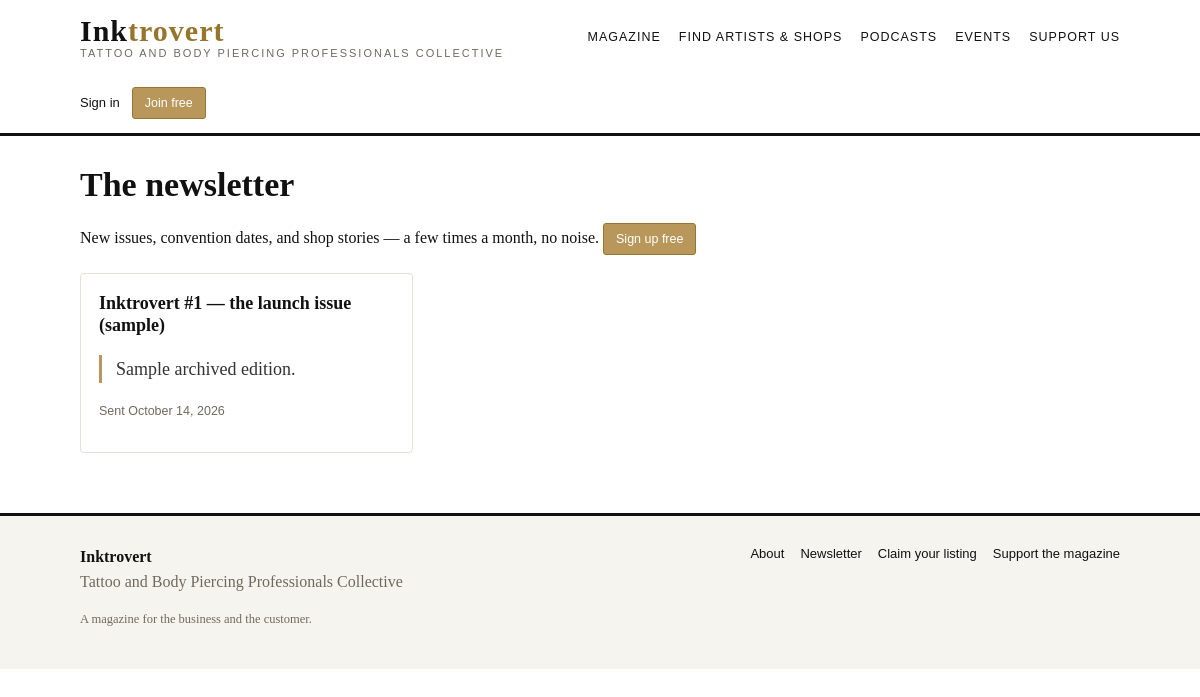
/newsletter, run on the app's committed database.
### app/models.py (models this page shows)
class NewsletterEdition(Base):
    __tablename__ = "newsletter_editions"
    id: Mapped[int] = mapped_column(Integer, primary_key=True)
    subject: Mapped[str] = mapped_column(String(250), nullable=False)
    slug: Mapped[str] = mapped_column(String(270), unique=True, nullable=False)
    summary: Mapped[str] = mapped_column(Text, default="", nullable=False)
    body: Mapped[str] = mapped_column(Text, default="", nullable=False)
    sent_at: Mapped[datetime | None] = mapped_column(DateTime(timezone=True), nullable=True)
    is_archived: Mapped[bool] = mapped_column(Boolean, default=False, nullable=False)
    created_at: Mapped[datetime] = mapped_column(DateTime(timezone=True), default=utcnow,
                                                 nullable=False)

### app/public.py (the view)
@public_bp.get("/newsletter")
def newsletter():
    db = get_db()
    editions = (
        db.query(NewsletterEdition).filter_by(is_archived=True)
        .order_by(NewsletterEdition.sent_at.desc(),
                  NewsletterEdition.created_at.desc()).all()
    )
    return render_template("public/newsletter.html", editions=editions)

### app/auth.py (called while the page is built, shortened)
def get_current_user() -> User | None:
    return g.get("user")

def init_auth(app) -> None:
    @app.before_request
    def _load_user():
        g.user = None
        g.csrf_token_value = None
        token = request.cookies.get(app.config["AUTH_COOKIE_NAME"])
        if not token:
            return
    @app.teardown_appcontext
    def _teardown(_exc=None):
        from .db import close_db
        close_db(_exc)

### app/db.py (called while the page is built)
def new_session() -> Session:
    if _SessionLocal is None:
        raise RuntimeError("Database engine not initialised — call db.init_engine() first.")
    return _SessionLocal()

def get_db() -> Session:
    session = g.get("db_session")
    if session is None:
        session = new_session()
        g.db_session = session
    return session

### templates/public/newsletter.html (shortened to what this page needs)
{% extends "base.html" %}
{% block content %}
<h1>The newsletter</h1>
<p>New issues, convention dates, and shop stories — a few times a month, no noise.
   <a class="btn btn-sm btn-gold" href="{{ url_for('account.register') }}">Sign up free</a></p>
{% if editions %}
<div class="grid">
  {% for edition in editions %}
  <article class="card">
    <h3><a href="{{ url_for('public.newsletter_detail', slug=edition.slug) }}">{{ edition.subject }}</a></h3>
    {% if edition.summary %}<p class="excerpt">{{ edition.summary }}</p>{% endif %}
    <p class="meta">{% if edition.sent_at %}Sent {{ edition.sent_at.strftime('%B %d, %Y') }}{% endif %}</p>
  </article>
  {% endfor %}
</div>
{% else %}
<p class="empty">Past editions will show up here once the first one goes out.</p>
{% endif %}
{% endblock %}

### static/css/inktrovert.css (style rules this page uses)
:root { --ink: #111111; --paper: #ffffff; --wash: #f6f4ef; --gold: #b9975b; --gold-deep: #96762f; --line: #e5e0d5; --muted: #6f6a5e; --danger: #a33b2e; --ok: #2e7d4f; }
* { box-sizing: border-box; }
body { margin: 0; font-family: Georgia, "Times New Roman", serif; color: var(--ink); background: var(--paper); line-height: 1.6; }
a { color: var(--ink); }
h1, h2, h3 { line-height: 1.25; }
h1 { font-size: 34px; margin: 28px 0 12px; }
h3 { font-size: 18px; margin: 20px 0 8px; }
.grid { display: grid; grid-template-columns: repeat(auto-fill, minmax(280px, 1fr)); gap: 20px; margin: 18px 0; }
.card { border: 1px solid var(--line); border-radius: 4px; padding: 18px; background: var(--paper); }
.card h3 { margin-top: 0; }
.card h3 a { text-decoration: none; }
.card .meta { font-family: Arial, Helvetica, sans-serif; font-size: 12.5px; color: var(--muted); }
.btn { display: inline-block; font-family: Arial, Helvetica, sans-serif; font-size: 14px; padding: 9px 18px; border-radius: 3px; border: 1px solid var(--ink); background: var(--paper); color: var(--ink); text-decoration: none; cursor: pointer; }
.btn-gold { background: var(--gold); border-color: var(--gold-deep); color: #fff; }
.btn-sm { padding: 5px 12px; font-size: 12.5px; }
.excerpt { font-size: 18px; color: #333; border-left: 3px solid var(--gold); padding-left: 14px; }

### data on the page
NewsletterEdition: subject "Inktrovert #1 — the launch issue (sample)", summary "Sample archived edition.", sent_at "October 14, 2026"
